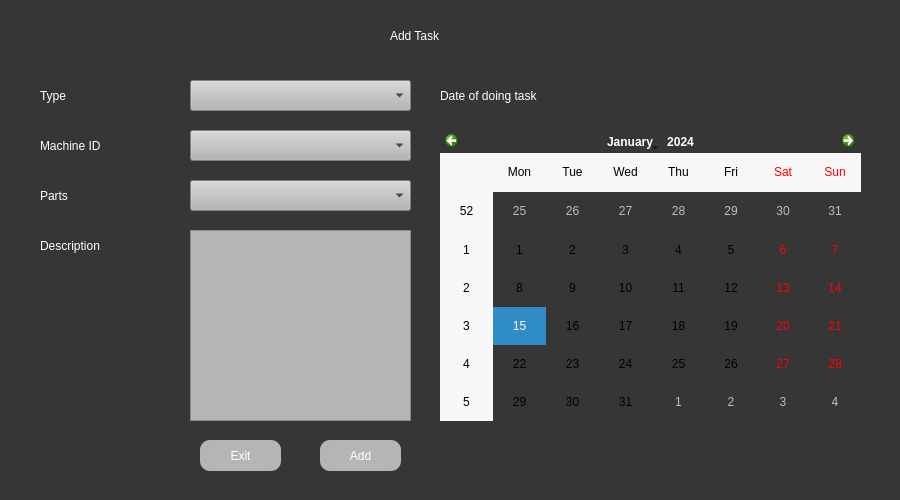
<?xml version="1.0" encoding="UTF-8"?>
<ui version="4.0">
 <class>Dialog</class>
 <widget class="QDialog" name="Dialog">
  <property name="geometry">
   <rect>
    <x>0</x>
    <y>0</y>
    <width>900</width>
    <height>500</height>
   </rect>
  </property>
  <property name="windowTitle">
   <string>Dialog</string>
  </property>
  <property name="styleSheet">
   <string notr="true">background-color: rgb(54, 54, 54);</string>
  </property>
  <widget class="QLabel" name="dateTimeLabel">
   <property name="geometry">
    <rect>
     <x>390</x>
     <y>20</y>
     <width>101</width>
     <height>31</height>
    </rect>
   </property>
   <property name="styleSheet">
    <string notr="true">color: rgb(255, 255, 255); 
font: 16pt &quot;Verdana&quot;;</string>
   </property>
   <property name="text">
    <string>Add Task</string>
   </property>
  </widget>
  <widget class="QPushButton" name="exitButton">
   <property name="geometry">
    <rect>
     <x>200</x>
     <y>440</y>
     <width>81</width>
     <height>31</height>
    </rect>
   </property>
   <property name="styleSheet">
    <string notr="true">

QPushButton{
color: rgb(255, 255, 255); 
font: 16pt &quot;Verdana&quot;;
background-color: rgb(181, 181, 181);
border-radius: 10px;
}

QPushButton:hover {
color: rgb(255, 159, 102);
}</string>
   </property>
   <property name="text">
    <string>Exit</string>
   </property>
  </widget>
  <widget class="QLabel" name="label">
   <property name="geometry">
    <rect>
     <x>40</x>
     <y>80</y>
     <width>131</width>
     <height>31</height>
    </rect>
   </property>
   <property name="styleSheet">
    <string notr="true">color: rgb(255, 255, 255); 
font: 16pt &quot;Verdana&quot;;</string>
   </property>
   <property name="text">
    <string>Type</string>
   </property>
  </widget>
  <widget class="QLabel" name="label_2">
   <property name="geometry">
    <rect>
     <x>40</x>
     <y>130</y>
     <width>141</width>
     <height>31</height>
    </rect>
   </property>
   <property name="styleSheet">
    <string notr="true">color: rgb(255, 255, 255); 
font: 16pt &quot;Verdana&quot;;</string>
   </property>
   <property name="text">
    <string>Machine ID</string>
   </property>
  </widget>
  <widget class="QPushButton" name="dialogAddTaskButton">
   <property name="geometry">
    <rect>
     <x>320</x>
     <y>440</y>
     <width>81</width>
     <height>31</height>
    </rect>
   </property>
   <property name="styleSheet">
    <string notr="true">

QPushButton{
color: rgb(255, 255, 255); 
font: 16pt &quot;Verdana&quot;;
background-color: rgb(181, 181, 181);
border-radius: 10px;
}

QPushButton:hover {
color: rgb(255, 159, 102);
}</string>
   </property>
   <property name="text">
    <string>Add</string>
   </property>
  </widget>
  <widget class="QLabel" name="label_3">
   <property name="geometry">
    <rect>
     <x>440</x>
     <y>80</y>
     <width>241</width>
     <height>31</height>
    </rect>
   </property>
   <property name="styleSheet">
    <string notr="true">color: rgb(255, 255, 255); 
font: 16pt &quot;Verdana&quot;;</string>
   </property>
   <property name="text">
    <string>Date of doing task</string>
   </property>
  </widget>
  <widget class="QCalendarWidget" name="doneTaskCalendar">
   <property name="geometry">
    <rect>
     <x>440</x>
     <y>130</y>
     <width>421</width>
     <height>291</height>
    </rect>
   </property>
   <property name="styleSheet">
    <string notr="true">border-color: rgb(255, 255, 255);</string>
   </property>
  </widget>
  <widget class="QComboBox" name="typeCombo">
   <property name="geometry">
    <rect>
     <x>190</x>
     <y>80</y>
     <width>221</width>
     <height>31</height>
    </rect>
   </property>
   <property name="styleSheet">
    <string notr="true">color: rgb(0, 0, 0);
font: 12pt &quot;Verdana&quot;;
background-color: rgb(181, 181, 181);</string>
   </property>
  </widget>
  <widget class="QComboBox" name="machineCombo">
   <property name="geometry">
    <rect>
     <x>190</x>
     <y>130</y>
     <width>221</width>
     <height>31</height>
    </rect>
   </property>
   <property name="styleSheet">
    <string notr="true">color: rgb(0, 0, 0);
font: 12pt &quot;Verdana&quot;;
background-color: rgb(181, 181, 181);</string>
   </property>
  </widget>
  <widget class="QLabel" name="label_4">
   <property name="geometry">
    <rect>
     <x>40</x>
     <y>230</y>
     <width>141</width>
     <height>31</height>
    </rect>
   </property>
   <property name="styleSheet">
    <string notr="true">color: rgb(255, 255, 255); 
font: 16pt &quot;Verdana&quot;;</string>
   </property>
   <property name="text">
    <string>Description</string>
   </property>
  </widget>
  <widget class="QTextEdit" name="descriptionField">
   <property name="geometry">
    <rect>
     <x>190</x>
     <y>230</y>
     <width>221</width>
     <height>191</height>
    </rect>
   </property>
   <property name="styleSheet">
    <string notr="true">color: rgb(0, 0, 0);
font: 12pt &quot;Verdana&quot;;
background-color: rgb(181, 181, 181);</string>
   </property>
  </widget>
  <widget class="QLabel" name="label_5">
   <property name="geometry">
    <rect>
     <x>40</x>
     <y>180</y>
     <width>141</width>
     <height>31</height>
    </rect>
   </property>
   <property name="styleSheet">
    <string notr="true">color: rgb(255, 255, 255); 
font: 16pt &quot;Verdana&quot;;</string>
   </property>
   <property name="text">
    <string>Parts</string>
   </property>
  </widget>
  <widget class="QComboBox" name="partsCombo">
   <property name="geometry">
    <rect>
     <x>190</x>
     <y>180</y>
     <width>221</width>
     <height>31</height>
    </rect>
   </property>
   <property name="styleSheet">
    <string notr="true">color: rgb(0, 0, 0);
font: 12pt &quot;Verdana&quot;;
background-color: rgb(181, 181, 181);</string>
   </property>
  </widget>
 </widget>
 <resources/>
 <connections/>
</ui>
